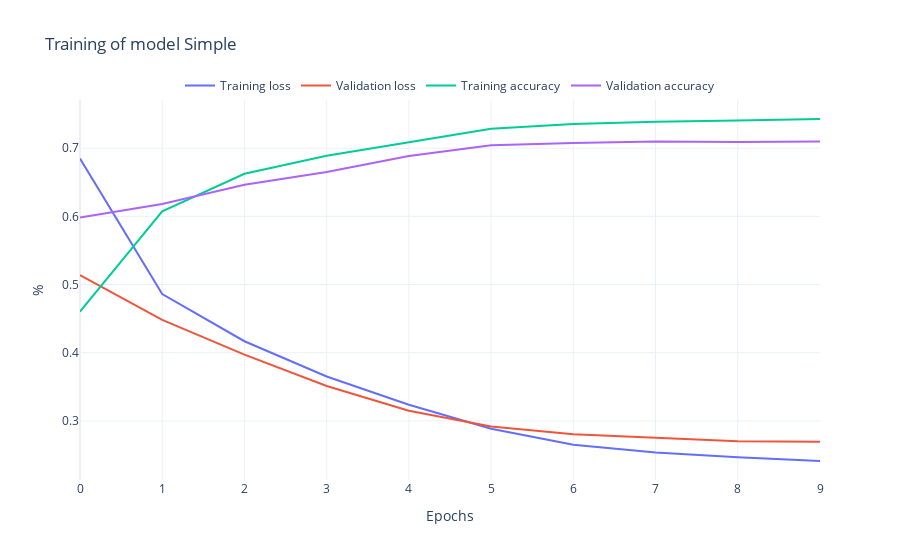

This figure's notebook cell:
### Markdown cell above
#### Plot the training and validation loss

### Code cell
rst.plot_history(history_simple, "Simple")

### Figure 1 — Plotly figure (JSON) as saved in the notebook; plotly's stock layout.template omitted (floating-point values rounded to 4 significant figures)
{"data": [{"mode": "lines", "name": "Training loss", "type": "scatter", "y": [0.6846, 0.486, 0.4168, 0.3652, 0.3236, 0.2885, 0.2652, 0.2537, 0.2466, 0.2412]}, {"mode": "lines", "name": "Validation loss", "type": "scatter", "y": [0.5139, 0.448, 0.3972, 0.3512, 0.315, 0.2919, 0.2803, 0.2755, 0.2703, 0.2693]}, {"mode": "lines", "name": "Training accuracy", "type": "scatter", "y": [0.4602, 0.6073, 0.6623, 0.6888, 0.7086, 0.7284, 0.7356, 0.7387, 0.7407, 0.7427]}, {"mode": "lines", "name": "Validation accuracy", "type": "scatter", "y": [0.5982, 0.6181, 0.6465, 0.665, 0.6885, 0.7041, 0.7075, 0.7099, 0.709, 0.7096]}], "layout": {"legend": {"bgcolor": "rgba(255,255,255,0.5)", "orientation": "h", "x": 0.5, "xanchor": "center", "y": 1, "yanchor": "bottom"}, "title": {"text": "Training of model Simple"}, "xaxis": {"title": {"text": "Epochs"}}, "yaxis": {"title": {"text": "%"}}}}
